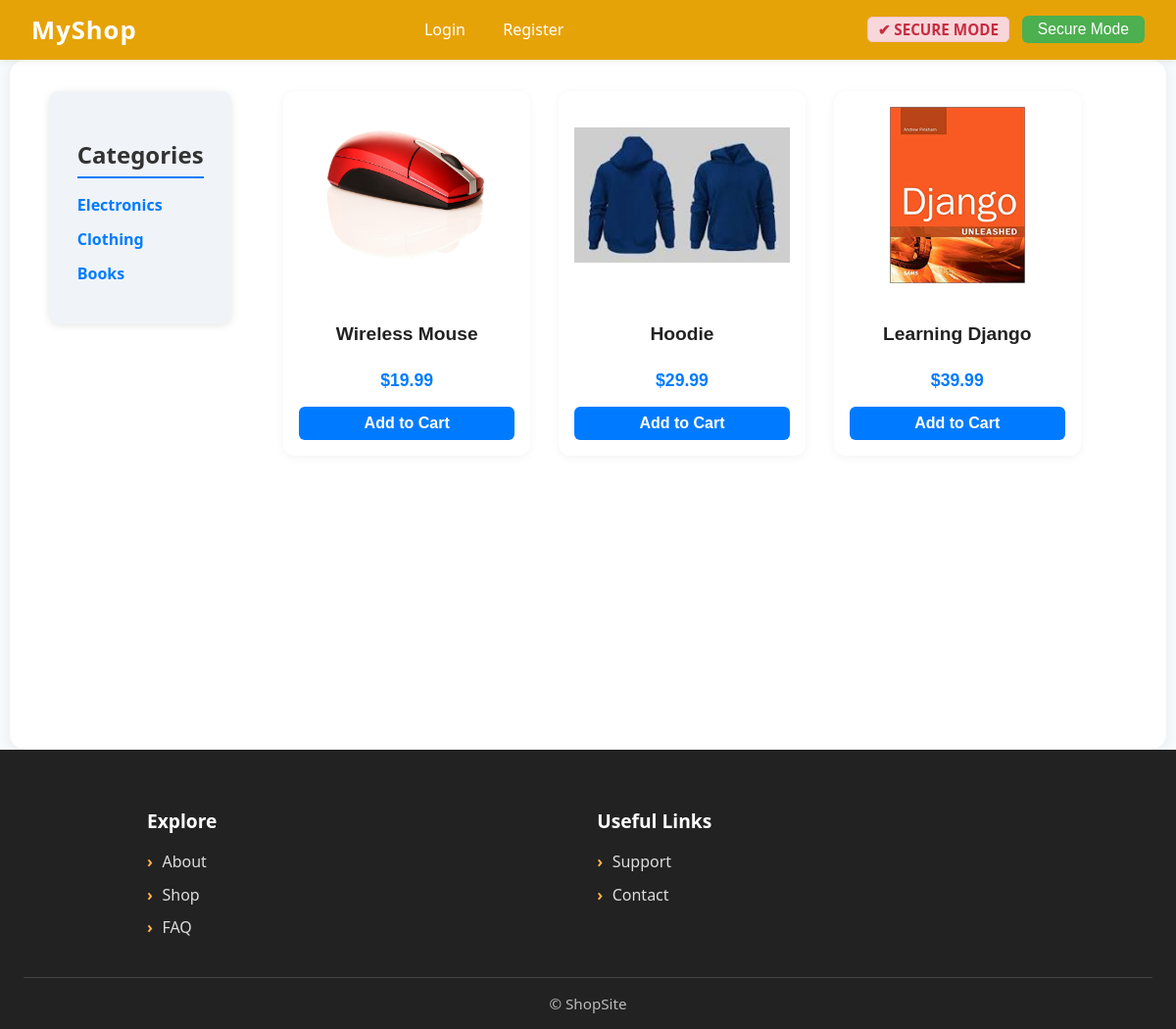
Screenshot of /products/ with the database file from the repository.
### products/models.py (models this page shows, shortened)
class Category(models.Model):
    name = models.CharField(max_length=100, unique=True)
    slug = models.SlugField(unique=True)
    class Meta:
        verbose_name_plural = 'Categories'

class Product(models.Model):
    category = models.ForeignKey(Category, related_name='products', on_delete=models.CASCADE)
    name = models.CharField(max_length=255)
    slug = models.SlugField(unique=True)
    description = models.TextField(blank=True)
    price = models.DecimalField(max_digits=10, decimal_places=2)
    image = models.ImageField(upload_to='products/', blank=True, null=True)
    stock = models.PositiveIntegerField(default=10) # New field for stock quantity

### products/views.py (the view, shortened to what this page needs)
# urls.py: path('', views.product_list, name='product_list'),
def product_list(request, category_slug=None):
    mode = request.session.get('sim_mode', 'secure')  # unified mode key
    categories = Category.objects.all()
    selected_category = None
    products = []
    user_ip = get_client_ip(request)
    if mode == 'secure':
        products = Product.objects.all()
        if category_slug:
            selected_category = get_object_or_404(Category, slug=category_slug)
            products = products.filter(category=selected_category)
        send_security_event(f"Secure product list view: category='{category_slug}'", user_ip)
    return render(request, 'products/product_list.html', {
        'categories': categories,
        'products': products,
        'selected_category': selected_category,
        'mode': mode
    })

### core/context_processors.py (called while the page is built)
def simulation_mode(request):
    mode = request.session.get('sim_mode')
    if not mode:
        mode = getattr(settings, "SIMULATION_MODE", "secure")
        request.session['sim_mode'] = mode
    return {"simulation_mode": mode}  # consistent with JS base.html

### products/views.py (called while the page is built)
def get_client_ip(request):
    x_forwarded_for = request.META.get("HTTP_X_FORWARDED_FOR")
    if x_forwarded_for:
        return x_forwarded_for.split(",")[0]
    return request.META.get("REMOTE_ADDR")

### security_client.py (called while the page is built)
def send_security_event(event, ip="127.0.0.1"):
    try:
        response = requests.post(
            SECURITY_PROJECT_B_URL,
            json={
                "event_data": event,
                "ip_address": ip,
                "attack_type": "other"
            },
            timeout=5
        )
        return response.json()
    except Exception as e:
        return {"error": str(e)}

### products/templates/products/product_list.html (shortened to what this page needs)
{% extends "base.html" %}
{% load static %}
{% block extra_css %}
<link rel="stylesheet" href="{% static 'css/products.css' %}">
{% endblock %}
{% block content %}
{% if query %}
    <h2>Search Results{% if query %} for "{{ query }}"{% endif %}</h2>
    {% if mode == 'vulnerable' %}
        <div class="vulnerable-alert">
            ⚠️ You are currently in <span style="text-transform: uppercase;">VULNERABLE</span> mode. Search inputs are not validated and may expose security risks.
        </div>
    {% endif %}
    {% if results %}
        <div class="product-grid">
            {% for product in results %}
                <div class="product-card">
                    {% if mode == 'vulnerable' %}
                        <img src="{{ product.image_url }}" alt="{{ product.name }}">
                    {% else %}
                        <img src="{{ product.image.url }}" alt="{{ product.name }}">
                    {% endif %}
                    <h4>{{ product.name }}</h4>
                    <p>${{ product.price }}</p>
                    <a href="{% url 'cart:add_to_cart' product.id %}">Add to Cart</a>
                </div>
            {% endfor %}
        </div>
    {% else %}
        <p>No products found matching your search.</p>
    {% endif %}
    {% if mode == 'vulnerable' and raw_output %}
        <div style="margin: 20px auto; padding: 12px; background: #111; color: #0f0; font-family: monospace; border-radius: 6px; max-width: 90%; overflow-x: auto;">
            <h4 style="margin-bottom: 8px; color: #ff4444;">💻 Command Output</h4>
            <pre>{{ raw_output }}</pre>
        </div>
    {% endif %}
{% else %}
    <div class="category-sidebar">
        <h3>Categories</h3>
        <ul>
            {% for category in categories %}
                <li><a href="?category={{ category.slug }}">{{ category.name }}</a></li>
            {% endfor %}
        </ul>
    </div>
    <div class="product-grid">
        {% for product in products %}
            <div class="product-card">
                {% if mode == 'vulnerable' %}
                        <img src="{{ product.image_url }}" alt="{{ product.name }}">
                {% else %}
                        <img src="{{ product.image.url }}" alt="{{ product.name }}">
                {% endif %}
                <h4>{{ product.name }}</h4>
                <p>${{ product.price }}</p>
                <a href="{% url 'cart:add_to_cart' product.id %}">Add to Cart</a>
            </div>
        {% endfor %}
    </div>
{% endif %}
{% endblock %}

### static/css/styles.css (style rules this page uses)
body { margin: 0; padding: 0; font-family: 'Segoe UI', Arial, sans-serif; background: #f7fafd; color: #222; }

### static/css/products.css (style rules this page uses)
.category-sidebar { max-width: 220px; padding: 1.5rem 1.8rem; background-color: #f0f4f8; border-radius: 10px; box-shadow: 0 2px 8px rgba(0,0,0,0.1); font-family: 'Segoe UI', Tahoma, Geneva, Verdana, sans-serif; color: #333; float: left; margin-right: 2rem; height: fit-content; }
.category-sidebar h3 { font-size: 1.5rem; margin-bottom: 1rem; border-bottom: 2px solid #007BFF; padding-bottom: 0.4rem; }
.category-sidebar ul { list-style-type: none; padding-left: 0; }
.category-sidebar li { margin-bottom: 0.8rem; }
.category-sidebar a { text-decoration: none; color: #007BFF; font-weight: 600; transition: color 0.25s ease; }
.product-grid { display: flex; flex-wrap: wrap; gap: 1.8rem; max-width: calc(100% - 260px); margin: 0 auto; justify-content: flex-start; font-family: Arial, sans-serif; }
.product-card { background-color: #fff; border-radius: 12px; box-shadow: 0 2px 10px rgba(0,0,0,0.05); width: 220px; padding: 1rem; text-align: center; flex-shrink: 0; display: flex; flex-direction: column; justify-content: space-between; }
.product-card img { max-width: 100%; height: 180px; object-fit: contain; margin-bottom: 1rem; border-radius: 8px; }
.product-card h4 { font-size: 1.2rem; margin-bottom: 0.5rem; color: #222; }
.product-card p { font-weight: 600; color: #007BFF; margin-bottom: 1rem; font-size: 1.1rem; }
.product-card a { padding: 0.5rem 1rem; background-color: #007BFF; color: white; text-decoration: none; border-radius: 6px; font-weight: 600; transition: background-color 0.3s ease; }

### rows the page displays
Category: name "Electronics"
Category: name "Clothing"
Category: name "Books"
Product: image (picture), name "Wireless Mouse", price "19.99"
Product: image (picture), name "Hoodie", price "29.99"
Product: image (picture), name "Learning Django", price "39.99"
